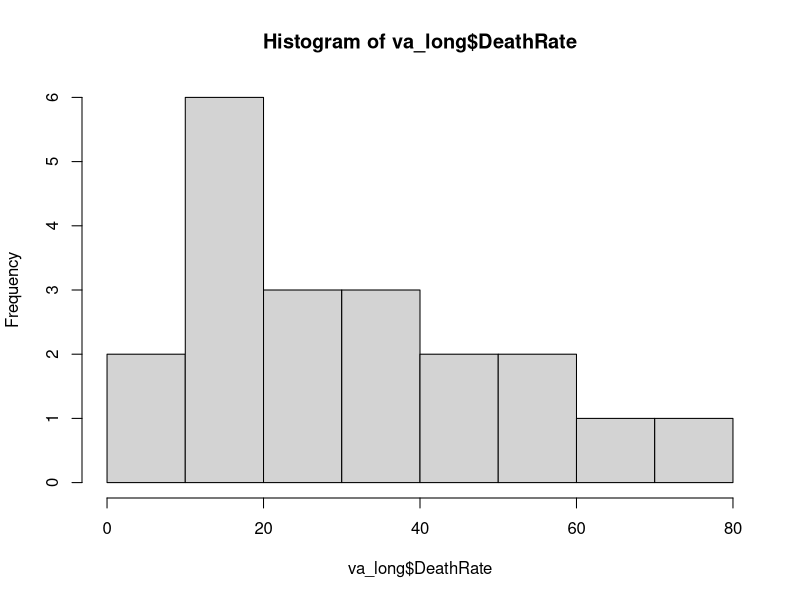
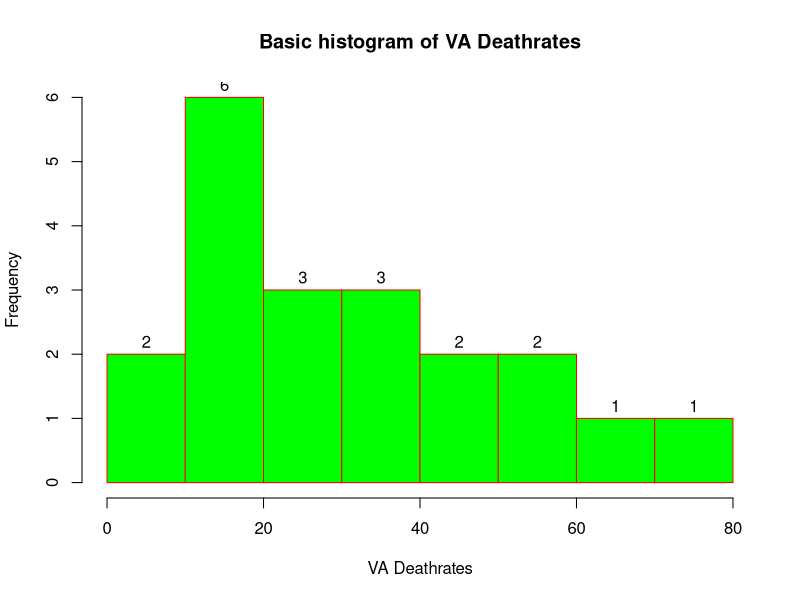

These charts were generated, in order, by the following R code:
# Accesing information about the dataset
?VADeaths

# Checking the type of the Dataset
class(VADeaths)


# Accessing help for unknown functions or classes
help(class)

# Converting given dataset into DataFrame
va_df <- as.data.frame(VADeaths)

# Checking to confirm if the dataset is changed to Dataframe
class(va_df)

# Creating a view of the Dataset in the form of table
View(va_df)

# Creating a new column in the dataset
va_df$AgeGroups <- row.names(VADeaths)
View(va_df)

# Changing the data into "Long" format using "reshape" function
va_long = reshape(va_df,
                  direction = "long",
                  varying = colnames(VADeaths),
                  v.names = "DeathRate",
                  timevar = "Population",
                  times = colnames(VADeaths)
)
View(va_long)

# Creating histogram of Death Rate
hist(va_long$DeathRate)
help(hist)



hist(va_long$DeathRate,
     main="Basic histogram of VA Deathrates",
     xlab="VA Deathrates",
     ylab="Frequency",
     labels=TRUE,
     col="green",
     border="red")
help(hist)